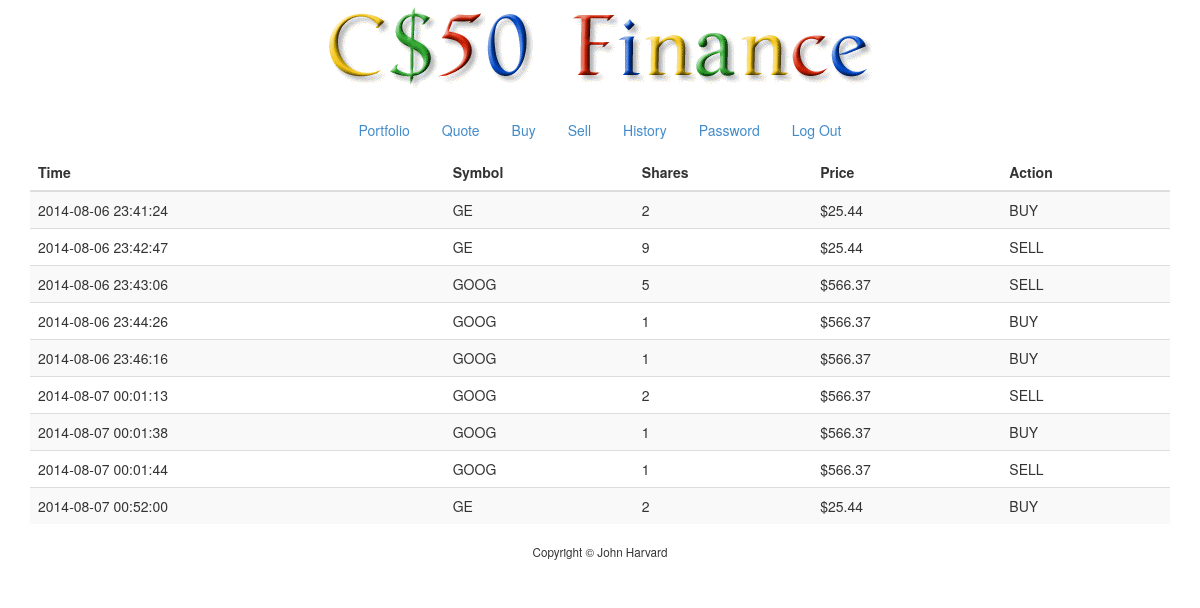
The page /history.php (signed in) on the database its author committed.
### tables this page shows
CREATE TABLE `history` (
  `id` int(10) unsigned NOT NULL AUTO_INCREMENT,
  `userid` int(10) NOT NULL,
  `time` datetime NOT NULL,
  `symbol` varchar(255) NOT NULL,
  `shares` int(10) NOT NULL,
  `price` decimal(10,2) NOT NULL,
  `action` varchar(255) NOT NULL,
  PRIMARY KEY (`id`)
);

### public/history.php (called while the page is built, shortened)
<?php
    $id = $_SESSION["id"];
    $rows = query("SELECT * FROM history WHERE userid = $id");
    $positions = [];
    foreach ($rows as $row)
    {
        $positions[] = [
            "time" => $row["time"],
            "symbol" => $row["symbol"],
            "shares" => $row["shares"],
            "price" => $row["price"],
            "action" => $row["action"],
        ];
    }
    render("history.php", ["positions" => $positions, "title" => "History"]);
?>

### templates/history.php (the view)
<table class="table table-striped">
    <thead>
        <tr>
            <th>Time</th>
            <th>Symbol</th>
            <th>Shares</th>
            <th>Price</th>
            <th>Action</th>
        </tr>
    </thead>
    <tbody>
        <?php foreach ($positions as $position): ?>
        <tr>
            <td><?= $position["time"] ?></td>
            <td><?= $position["symbol"] ?></td>
            <td><?= $position["shares"] ?></td>
            <td>$<?= $position["price"] ?></td>
            <td><?= $position["action"] ?></td>
        </tr>
        <?php endforeach ?>
    </tbody>
</table>

### includes/functions.php (shortened to what this page needs)
<?php
    function query()
    {
        $sql = func_get_arg(0);
        $parameters = array_slice(func_get_args(), 1);
        static $handle;
        if (!isset($handle))
        {
            try
            {
                $handle = new PDO("mysql:dbname=" . DATABASE . ";host=" . SERVER, USERNAME, PASSWORD);
                $handle->setAttribute(PDO::ATTR_EMULATE_PREPARES, false);
            }
            catch (Exception $e)
            {
                trigger_error($e->getMessage(), E_USER_ERROR);
                exit;
            }
        }
        $statement = $handle->prepare($sql);
        $results = $statement->execute($parameters);
        if ($results !== false)
        {
            return $statement->fetchAll(PDO::FETCH_ASSOC);
        }
        else
        {
            return false;
        }
    }
    function render($template, $values = [])
    {
        if (file_exists("../templates/$template"))
        {
            extract($values);
            require("../templates/header.php");
            require("../templates/$template");
            require("../templates/footer.php");
        }
        else
        {
            trigger_error("Invalid template: $template", E_USER_ERROR);
        }
    }
?>

### templates/header.php (shortened to what this page needs)
<!DOCTYPE html>
<html>
    <head>
        <link href="/css/bootstrap.min.css" rel="stylesheet"/>
        <link href="/css/bootstrap-theme.min.css" rel="stylesheet"/>
        <link href="/css/styles.css" rel="stylesheet"/>
    </head>
    <body>
        <div class="container">
            <div id="top">
                <a href="/"><img alt="C$50 Finance" src="/img/logo.gif"/></a>
            </div>
            <div id="middle">
                <ul class="nav nav-pills">
                    <li><a href="/">Portfolio</a></li>
                    <li><a href="quote.php">Quote</a></li>
                    <li><a href="buy.php">Buy</a></li>
                    <li><a href="sell.php">Sell</a></li>
                    <li><a href="history.php">History</a></li>
                    <li><a href="password.php">Password</a></li>
                    <li><a href="logout.php">Log Out</a></li>
                </ul>

### templates/footer.php
            </div>
            <div id="bottom">
                Copyright &#169; John Harvard
            </div>
        </div>
    </body>
</html>

### public/css/styles.css (style rules this page uses)
.container { margin-left: auto; margin-right: auto; text-align: center; }
#middle td { text-align: left; }
#middle .nav { display: inline-block; }
#bottom { font-size: smaller; margin: 20px; }

### rows shown on the page
history: time "2014-08-06 23:41:24", symbol "GE", shares "2", price "25.44", action "BUY"
history: time "2014-08-06 23:42:47", symbol "GE", shares "9", price "25.44", action "SELL"
history: time "2014-08-06 23:43:06", symbol "GOOG", shares "5", price "566.37", action "SELL"
history: time "2014-08-06 23:44:26", symbol "GOOG", shares "1", price "566.37", action "BUY"
history: time "2014-08-06 23:46:16", symbol "GOOG", shares "1", price "566.37", action "BUY"
history: time "2014-08-07 00:01:13", symbol "GOOG", shares "2", price "566.37", action "SELL"
history: time "2014-08-07 00:01:38", symbol "GOOG", shares "1", price "566.37", action "BUY"
history: time "2014-08-07 00:01:44", symbol "GOOG", shares "1", price "566.37", action "SELL"
history: time "2014-08-07 00:52:00", symbol "GE", shares "2", price "25.44", action "BUY"
